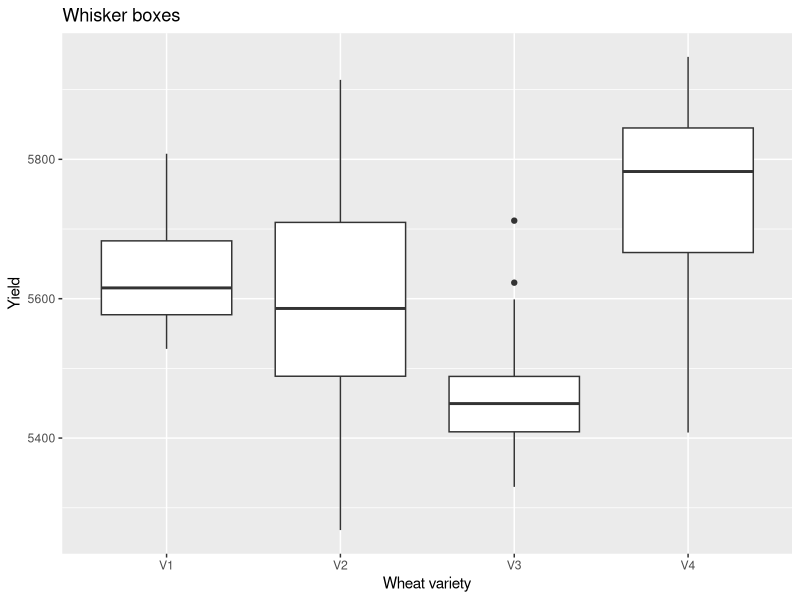
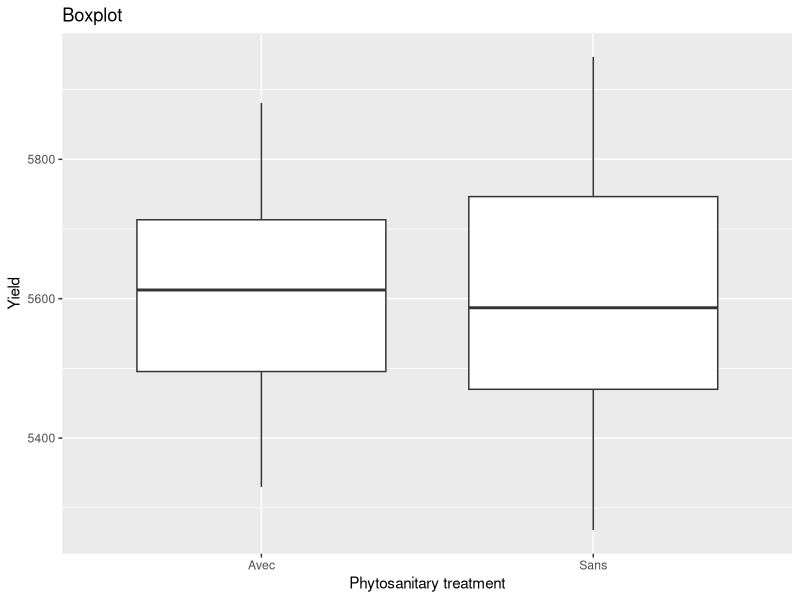

The R script that drew these images, in order:
## ---- chunk 1
knitr::opts_chunk$set(echo = TRUE)
## ---- chunk 2
library(ggplot2)
ble = read.table("ble.txt", header=TRUE, sep=";", dec=".")
## ---- chunk 3
ggplot(ble, aes(x=variete, y=rdt)) + 
  geom_boxplot() + 
  ggtitle("Whisker boxes") + 
  xlab("Wheat variety") + 
  ylab("Yield")
## ---- chunk 4
ggplot(ble, aes(x=phyto, y=rdt)) + 
  geom_boxplot() + 
  ggtitle("Boxplot") + 
  xlab("Phytosanitary treatment") + 
  ylab("Yield")
## ---- chunk 5
anova_variete = lm(rdt~variete, data=ble)
summary(anova_variete)
## ---- chunk 6
anova(anova_variete)
## ---- chunk 7
anova_phyto = lm(rdt~phyto, data=ble)
summary(anova_phyto)
anova(anova_phyto)
## ---- chunk 8
anova_variete_phyto = lm(rdt~variete * phyto, data=ble)
summary(anova_variete_phyto)
anova(anova_variete_phyto)
